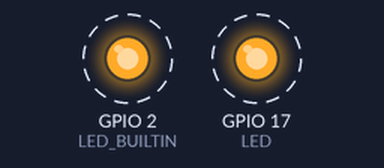
Bench run of a sketch on a simulated ESP32. On the bench: output pins drawn as LEDs (lit = HIGH). Dashed ring = blinking. What the sketch prints to the serial monitor is not drawn.

Above: at 0.2 s.
Timing chart, 0 to 4.6 s (numbered marks = the images above):
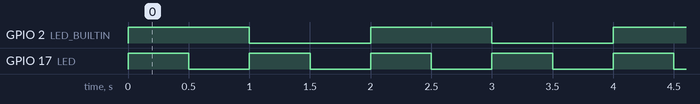

The sketch:

Programa_3_Multitarefas.ino
```cpp
#define LED_BUILTIN 2
#define LED 17

// the setup function runs once when you power the board
void setup() {
  // initialize digital pin LED_BUILTIN as an output.
  pinMode(LED_BUILTIN, OUTPUT);
  pinMode(LED,OUTPUT);

  Serial.begin (115200);

  xTaskCreatePinnedToCore (
    loop2,     // Function to implement the task
    "loop2",   // Name of the task
    1000,      // Stack size in words
    NULL,      // Task input parameter
    0,         // Priority of the task
    NULL,      // Task handle.
    0          // Core where the task should run (0 or 1)
  );
}

// the loop function runs over and over again forever
void loop() {
  Serial.print ("loop() running in core ");
  Serial.println (xPortGetCoreID());
  digitalWrite (LED_BUILTIN, HIGH);  // turn the LED_BUILTIN on
  delay (1000);  // wait for a second
  digitalWrite (LED_BUILTIN, LOW); // turn the LED_BUILTIN off
  delay (1000);  // wait for a second
}

// the loop2 function also runs forever but as a parallel task
void loop2 (void* pvParameters) {
  while (1) {
    Serial.print ("--> loop2() running in core ");
    Serial.println (xPortGetCoreID());
    digitalWrite(LED,HIGH); // turn the LED on
    delay (500);
    digitalWrite(LED,LOW);  // turn the LED off
    delay (500);
  }
}
```

Measured:
- by itself, GPIO 2 (LED_BUILTIN): alternates HIGH for 1.0 s and LOW for 1.0 s
- by itself, GPIO 17 (LED): alternates HIGH for 0.50 s and LOW for 0.50 s
- by itself, everything shown: repeats every 2.0 s, in 6 steps
